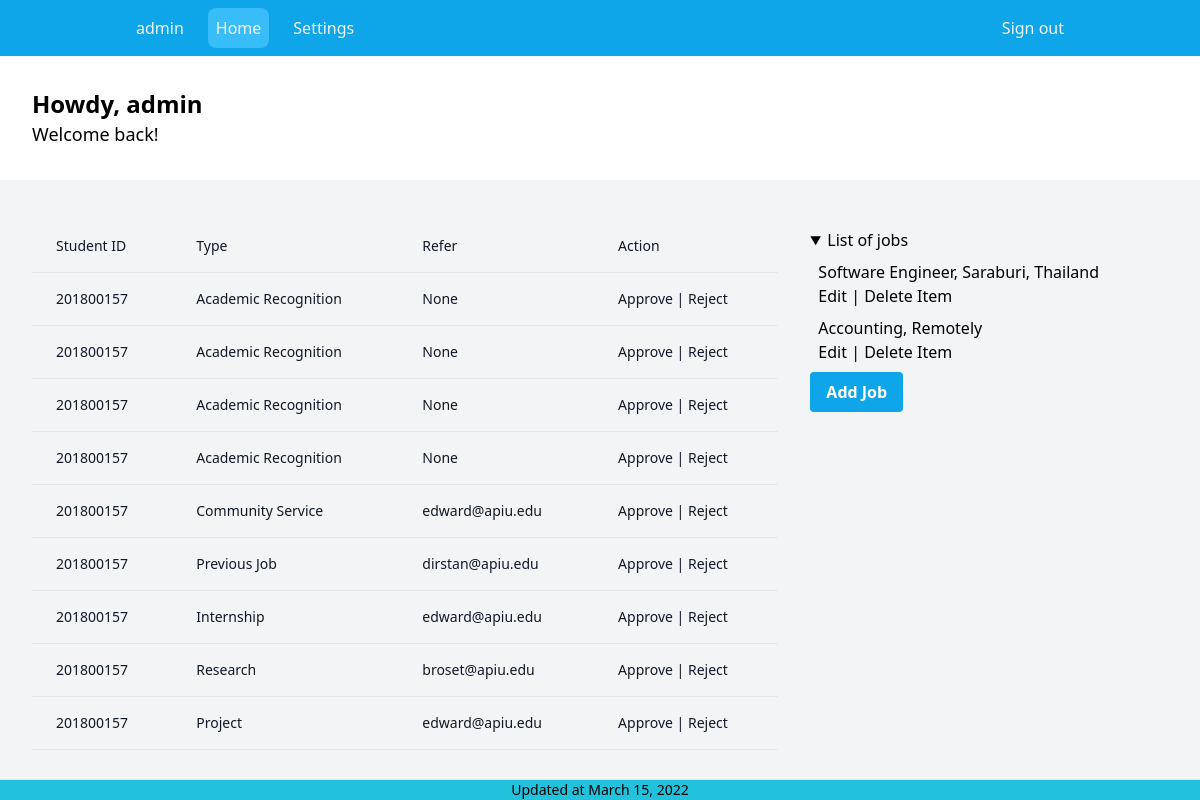
Before: /manager (signed in) with the older database file.
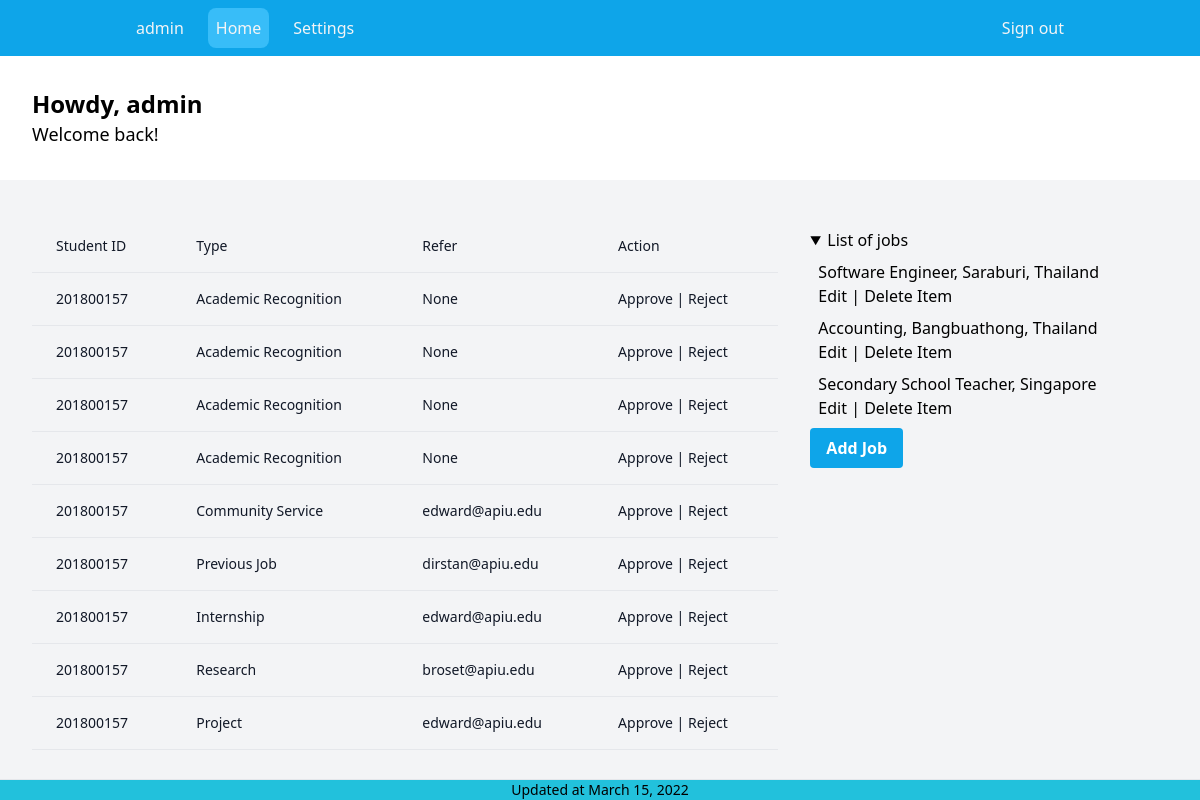
After: the same page with the newer database file.
### spapp/models.py (models this page shows, shortened)
class Activity(models.Model):
    student = models.ForeignKey(Student, on_delete=models.CASCADE)
    activity_name = models.CharField(max_length=30, null=True)
    description = models.TextField(null=True)
    from_date = models.DateField(null=True)
    to_date = models.DateField(null=True)
    validator = models.ForeignKey(
        Validator, null=True, on_delete=models.SET_NULL)
    verification_status = models.BooleanField(default=False)
    rewarded_points = models.IntegerField(default=0)

class Student(models.Model):
    user = models.OneToOneField(User, on_delete=models.CASCADE)
    id_number = models.CharField(max_length=10, unique=True, null=True)
    date_of_birth = models.DateField(null=True)
    nationality = models.CharField(max_length=30, null=True)
    major = models.ForeignKey(Major, on_delete=models.CASCADE, null=True)
    bio_char = models.CharField(max_length=200, null=True)
    interests = models.CharField(max_length=100, null=True)
    phone_number = models.CharField(max_length=12, null=True)
    image = models.ImageField(
        upload_to='theme/static/user_image', null=True, default="theme/static/user_image/default-image.png")
    website = models.CharField(max_length=50, null=True)

class Validator(models.Model):
    name = models.CharField(max_length=50)
    phone_number = models.CharField(max_length=50)
    email = models.CharField(max_length=50)
    verified = models.BooleanField(default=False)
    created_by = models.ForeignKey(User, null=True, on_delete=models.SET_NULL)
    def __str__(self):
        return f"{self.email}"

class Job(models.Model):
    created_by = models.ForeignKey(User, on_delete=models.SET_NULL, null=True)
    title = models.CharField(max_length=50)
    description = models.TextField(null=True)
    location = models.CharField(max_length=50, null=True)
    email = models.EmailField(null=True)
    phone_number = models.CharField(max_length=20, null=True)
    website = models.CharField(max_length=90, null=True)
    posted = models.DateField(auto_now_add=True)
    type = models.CharField(default="Full Time", max_length=50)
    company_name = models.CharField(default="", max_length=50)
    def __str__(self):
        return f"{self.title}, {self.location}"

### spapp/views.py (the view, shortened to what this page needs)
# urls.py: path("manager", views.AdminDashboard.as_view(), name="manager_dashboard"),
@method_decorator(decorators, name='dispatch')
class AdminDashboard(LoginRequiredMixin, generic.TemplateView):
    login_url = "spapp:login"
    template_name = "pages/manager/dashboard.html"
    form_job = JobForm
    def get_context_data(self, **kwargs):
        context = super().get_context_data(**kwargs)
        try:
            context = {
                'activities': Activity.objects.all(),
                'form_job': self.form_job(),
                'jobs': Job.objects.all(),
            }
            return context
        except:
            messages.add_message(
                self.request, messages.WARNING, "You are not the admin")
            return context

### theme/templates/pages/manager/dashboard.html (shortened to what this page needs)
{% extends 'components/manager/layout.html' %}
{% block content %}
  <section class="py-8 px-4 md:px-8 xl:px-48  flex justify-between  gap-4 flex-col lg:flex-row ">
    <div>
      <p class="text-xl md:text-2xl xl:text-3xl font-bold">Howdy, {{ user }}</p>
      <span class="text-lg">Welcome back!</span>
    </div>
  </section>
<section class="py-8 px-4 md:px-8 xl:px-48 bg-gray-100 flex justify-between  gap-4 flex-col lg:flex-row ">
  <div class="w-full lg:w-2/3">
    <div class="flex flex-col">
  <div class="overflow-x-auto sm:-mx-6 lg:-mx-8">
    <div class="py-2 inline-block min-w-full sm:px-6 lg:px-8">
      <div class="overflow-hidden">
        <table class="min-w-full">
          <thead class="border-b">
            <tr>
              <th scope="col" class="text-sm font-medium text-gray-900 px-6 py-4 text-left">
                Student ID
              </th>
              <th scope="col" class="text-sm font-medium text-gray-900 px-6 py-4 text-left">
                Type
              </th>
              <th scope="col" class="text-sm font-medium text-gray-900 px-6 py-4 text-left">
                Refer
              </th>
              <th scope="col" class="text-sm font-medium text-gray-900 px-6 py-4 text-left">
                Action
              </th>
            </tr>
          </thead>
          <tbody>
            {% for activity in activities %}
            <tr class="border-b">
              <td class="px-6 py-4 whitespace-nowrap text-sm font-medium text-gray-900">{{ activity.student.id_number }}</td>
              <td class="text-sm text-gray-900 font-light px-6 py-4 whitespace-nowrap">
                {{ activity.activity_name }}
              </td>
              <td class="text-sm text-gray-900 font-light px-6 py-4 whitespace-nowrap">
                {{ activity.validator}}
              </td>
              <td class="text-sm text-gray-900 font-light px-6 py-4 whitespace-nowrap">
                Approve | Reject
              </td>
            </tr>
            {% endfor %}
          </tbody>
        </table>
      </div>
    </div>
  </div>
</div>
  </div>
  <div class="w-auto lg:w-1/3 p-4">
{% include 'components/manager/job/list.html' with title="jobs" data=jobs %}
            <button class="bg-sky-500 hover:bg-sky-700 text-white font-bold py-2 px-4 rounded" onClick="handleAddJob()">
              Add Job
            </button>
  </div>
</section>
{% endblock %}

### theme/templates/components/manager/job/list.html (shortened to what this page needs)
<details open>
  <summary> List of {{ title }} </summary>
  <div class="p-2">
    <ul class="list-none flex flex-col gap-2">
      {% for item in data %}
      <li class="">{{ item }}
        <div id="jb-{{ item.pk }}">
          <button onClick=edit_job("{{ item.pk }}")> Edit </button> |
          <button onClick=delete_job("{{ item.pk}}")>Delete Item</button>
        </div>
      </li>
      {% endfor %}
    </ul>
  </div>
</details>

Changed rows visible on the page:
changed Job: title+location "Accounting, Remotely" → "Accounting, Bangbuathong, Thailand"
added Job: title+location "Secondary School Teacher, Singapore"
